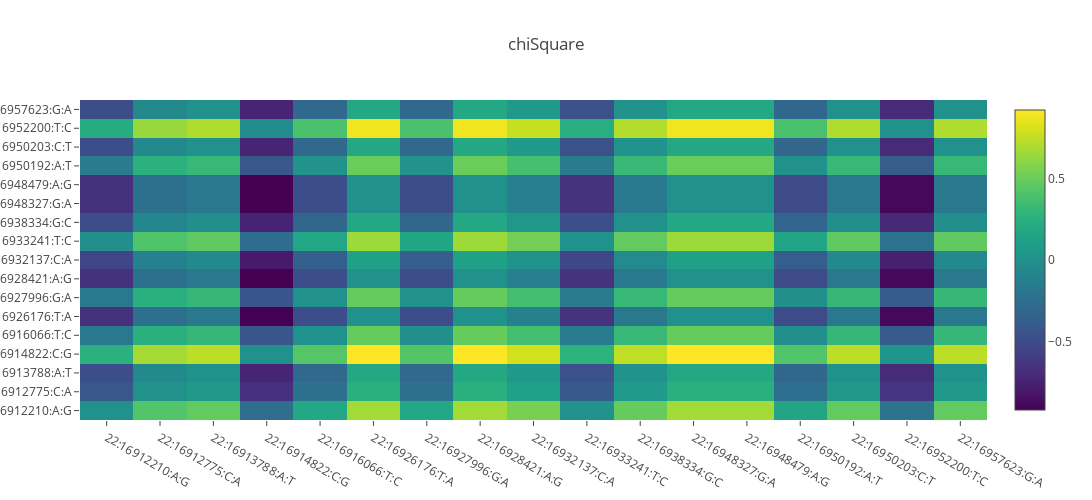

Notebook code cell kept with this figure:
### Markdown cell above
## ChiSquare

### Code cell
import numpy as np
import plotly.graph_objs as go
import plotly.offline as py
from plotly.offline import get_plotlyjs, init_notebook_mode

init_notebook_mode(connected=True)

statsDF = oskar.stats(df, studyId="hgvauser@platinum:illumina_platinum", missingAsReference=True)
dfSLC = statsDF.filter(array_contains(genes("annotation"), "SLC9B1P4"))

pandasFisher = oskar.fisher(dfSLC, "hgvauser@platinum:illumina_platinum", "KK").select("id", col("Fisher p-value").alias("fisher")).toPandas()
pandasChiSquare = oskar.chiSquare(dfSLC, "hgvauser@platinum:illumina_platinum", "KK").select("id", col("ChiSquare p-value").alias("chiSquare")).toPandas()

labels=pandasFisher["id"].tolist()

dim = len(labels)
X = np.zeros((dim, dim))
for i in range(dim):
    for j in range(dim):
        X[j, i] = pandasChiSquare["chiSquare"][i] - pandasChiSquare["chiSquare"][j]

trace = go.Heatmap(x=labels, y=labels, z=X, colorscale='Viridis')
fig = go.Figure(data=[trace])
fig['layout'].update({'width':1440, 'height':500, 'title':'chiSquare'})
py.iplot(fig, filename='annotated_heatmap_color')

### Figure 1 — Plotly figure (JSON) as saved in the notebook; plotly's stock layout.template omitted (floating-point values rounded to 4 significant figures; data arrays with more than 128 entries replaced by an {"elided": "..."} marker saying what was removed)
{"data": [{"colorscale": "Viridis", "type": "heatmap", "uid": "65aada1a-fa88-4b7c-90b2-032b104ed500", "x": ["22:16912210:A:G", "22:16912775:C:A", "22:16913788:A:T", "22:16914822:C:G", "22:16916066:T:C", "22:16926176:T:A", "22:16927996:G:A", "22:16928421:A:G", "22:16932137:C:A", "22:16933241:T:C", "22:16938334:G:C", "22:16948327:G:A", "22:16948479:A:G", "22:16950192:A:T", "22:16950203:C:T", "22:16950203:C:T", "22:16952200:T:C", "22:16957623:G:A"], "y": ["22:16912210:A:G", "22:16912775:C:A", "22:16913788:A:T", "22:16914822:C:G", "22:16916066:T:C", "22:16926176:T:A", "22:16927996:G:A", "22:16928421:A:G", "22:16932137:C:A", "22:16933241:T:C", "22:16938334:G:C", "22:16948327:G:A", "22:16948479:A:G", "22:16950192:A:T", "22:16950203:C:T", "22:16950203:C:T", "22:16952200:T:C", "22:16957623:G:A"], "z": {"elided": "18x18 float values"}, "zauto": true, "zmax": 0.9185, "zmin": -0.9185}], "layout": {"height": 500, "title": "chiSquare", "width": 1440, "xaxis": {"autorange": true, "range": [-0.5, 17.5], "type": "category"}, "yaxis": {"autorange": true, "range": [-0.5, 17.5], "type": "category"}}}
